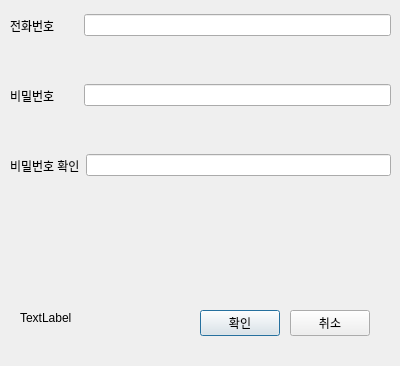
<?xml version="1.0" encoding="UTF-8"?>
<ui version="4.0">
 <class>signUp</class>
 <widget class="QDialog" name="signUp">
  <property name="geometry">
   <rect>
    <x>0</x>
    <y>0</y>
    <width>400</width>
    <height>366</height>
   </rect>
  </property>
  <property name="windowTitle">
   <string>SignUp</string>
  </property>
  <widget class="QWidget" name="horizontalLayoutWidget">
   <property name="geometry">
    <rect>
     <x>10</x>
     <y>10</y>
     <width>381</width>
     <height>31</height>
    </rect>
   </property>
   <layout class="QHBoxLayout" name="horizontalLayout">
    <item>
     <widget class="QLabel" name="label">
      <property name="text">
       <string>전화번호       </string>
      </property>
     </widget>
    </item>
    <item>
     <widget class="QLineEdit" name="textId"/>
    </item>
   </layout>
  </widget>
  <widget class="QWidget" name="horizontalLayoutWidget_2">
   <property name="geometry">
    <rect>
     <x>10</x>
     <y>80</y>
     <width>381</width>
     <height>31</height>
    </rect>
   </property>
   <layout class="QHBoxLayout" name="horizontalLayout_4">
    <item>
     <widget class="QLabel" name="label_4">
      <property name="text">
       <string>비밀번호       </string>
      </property>
     </widget>
    </item>
    <item>
     <widget class="QLineEdit" name="textPass">
      <property name="echoMode">
       <enum>QLineEdit::Password</enum>
      </property>
     </widget>
    </item>
   </layout>
  </widget>
  <widget class="QWidget" name="horizontalLayoutWidget_3">
   <property name="geometry">
    <rect>
     <x>10</x>
     <y>150</y>
     <width>381</width>
     <height>31</height>
    </rect>
   </property>
   <layout class="QHBoxLayout" name="horizontalLayout_5">
    <item>
     <widget class="QLabel" name="label_5">
      <property name="text">
       <string>비밀번호 확인</string>
      </property>
     </widget>
    </item>
    <item>
     <widget class="QLineEdit" name="textPassCheck">
      <property name="echoMode">
       <enum>QLineEdit::Password</enum>
      </property>
     </widget>
    </item>
   </layout>
  </widget>
  <widget class="QLabel" name="label_mac">
   <property name="geometry">
    <rect>
     <x>20</x>
     <y>310</y>
     <width>191</width>
     <height>16</height>
    </rect>
   </property>
   <property name="text">
    <string>TextLabel</string>
   </property>
  </widget>
  <widget class="QPushButton" name="btnOk">
   <property name="geometry">
    <rect>
     <x>200</x>
     <y>310</y>
     <width>80</width>
     <height>26</height>
    </rect>
   </property>
   <property name="text">
    <string>확인</string>
   </property>
  </widget>
  <widget class="QPushButton" name="btnCancle">
   <property name="geometry">
    <rect>
     <x>290</x>
     <y>310</y>
     <width>80</width>
     <height>26</height>
    </rect>
   </property>
   <property name="text">
    <string>취소</string>
   </property>
  </widget>
 </widget>
 <resources/>
 <connections/>
</ui>
